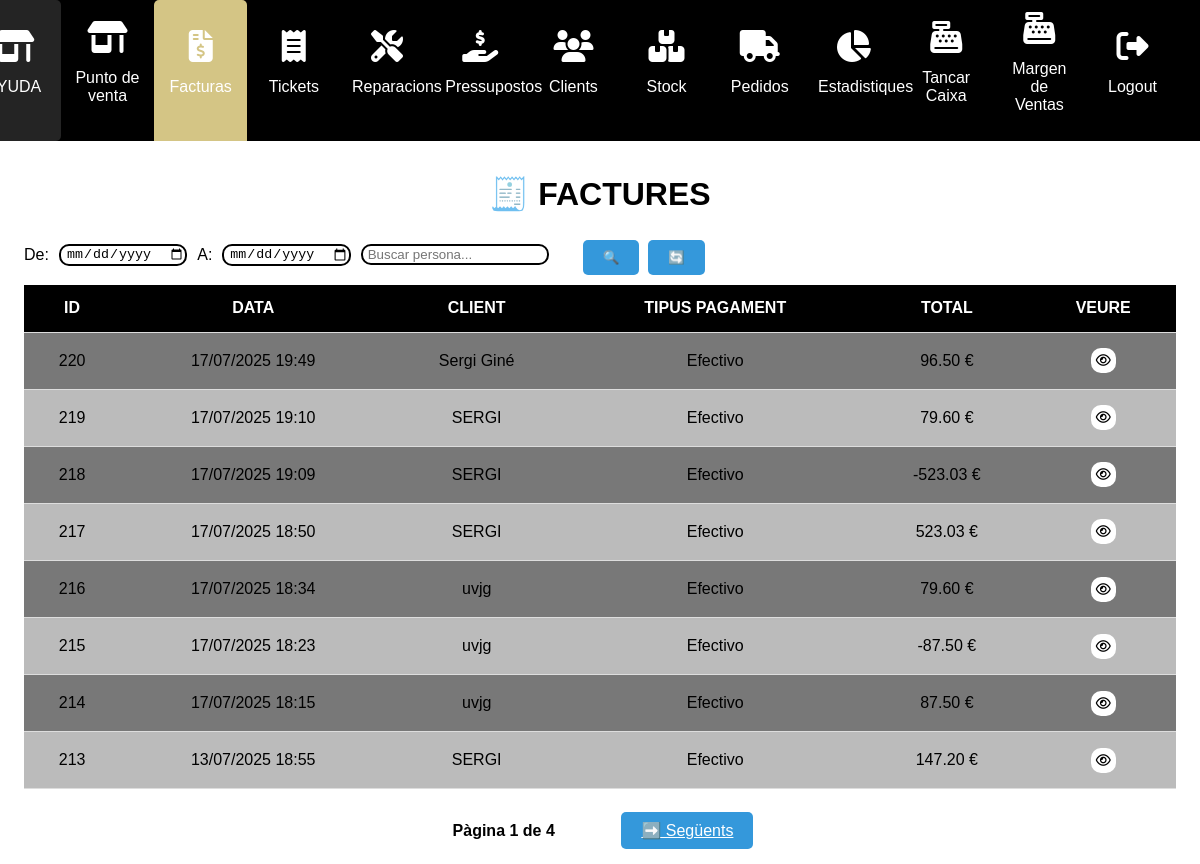
Page /facturas/ (signed in) on the earlier database version.
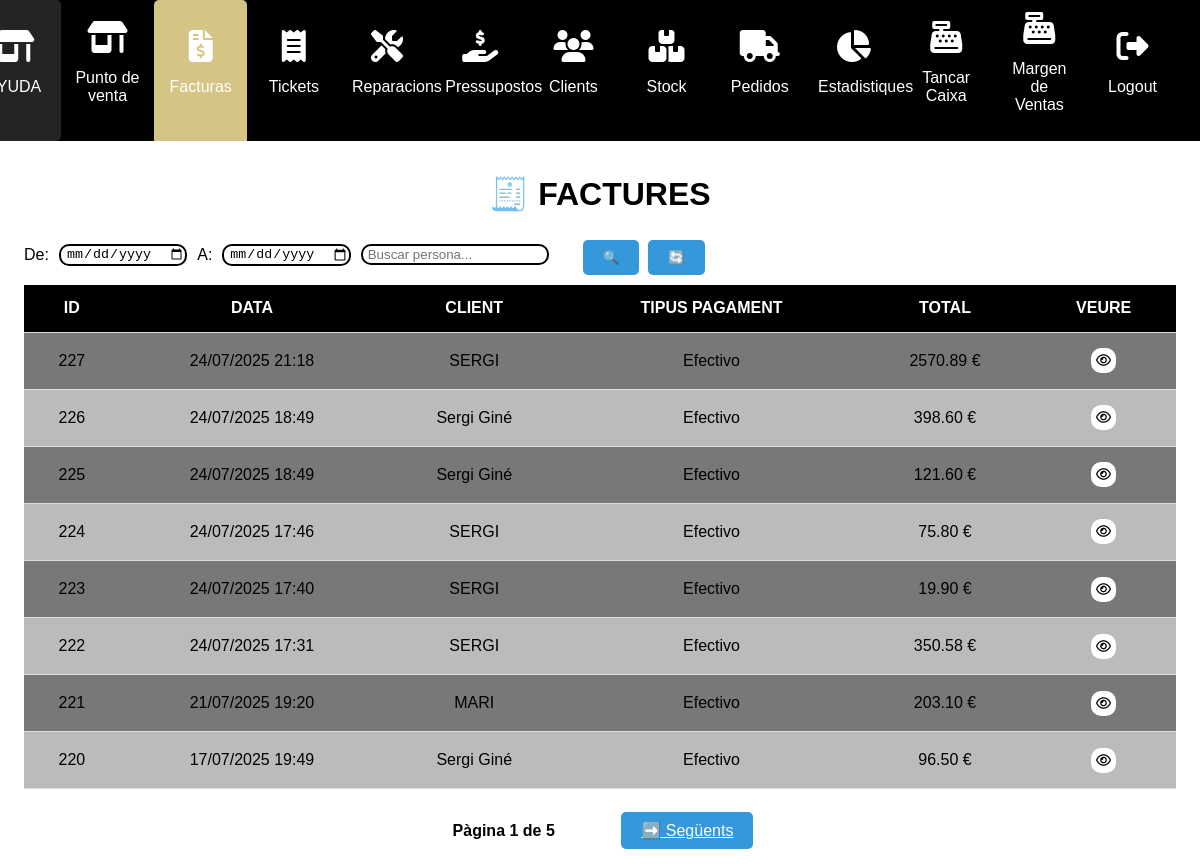
Same page on the later database version.
### myapp/models.py (models this page shows)
class Facturas(models.Model):
    numero= models.IntegerField(default=1)
    persona_id=models.IntegerField()
    date=models.DateTimeField()
    METODO_PAGO_CHOICES = [
        ('Efectivo', 'Efectivo'),
        ('Targeta', 'Tarjeta'),
    ]
    metodo_pago = models.CharField(max_length=20, choices=METODO_PAGO_CHOICES, default='Efectivo')
    total= models.DecimalField(max_digits=9999999, decimal_places=2)
    abono=models.CharField(max_length=10, default=" ")
    procedencia=models.CharField(max_length=30, default=" ")
    taula_id_procedencia=models.IntegerField(default=0)

### myapp/views.py (the view, shortened to what this page needs)
# urls.py: path("facturas/", views.facturas, name="facturas"),
@login_required
def facturas(request):
    data_inici = request.GET.get('data_inicio')
    data_fi = request.GET.get('data_fi')
    search = request.GET.get('search')
    factures_queryset = Facturas.objects.all().order_by('-date')
    if search:
        personas_nom = Persona.objects.filter(nombre__icontains=search)
        personas_tel = Persona.objects.filter(telefono__icontains=search)
        personas = personas_nom | personas_tel
        factures_queryset = factures_queryset.filter(persona_id__in=personas.values_list('id', flat=True))
    page_number = request.GET.get('page', 1)
    paginator = Paginator(factures_queryset, 8)
    page = paginator.get_page(page_number)
    for factura in page:
        try:
            factura.persona_id = Persona.objects.get(id=factura.persona_id).nombre
        except Persona.DoesNotExist:
            factura.persona_id = "Desconegut"
    return render(request, "facturas.html", {
        "facturas": page,
        "data_inicio": data_inici or '',
        "data_fi": data_fi or '',
        "search": search or ''
    })

### myapp/templates/facturas.html (shortened to what this page needs)
  {% extends "layouts/base.html" %}
{% load static %}
{% block content %}
<div class="main-content">
   <h1>🧾 FACTURES</h1>
  <div class="products-section" id="barra-dies">
               <div style="display: flex; align-items: center; gap: 10px; margin-bottom: 10px;">
  <form method="get" style="display: flex; align-items: center; gap: 10px; margin: 0;">
    <label for="data-inicio">De:</label>
    <input type="date" id="data-inicio" name="data_inicio" value="{{ data_inicio }}">
    <label for="data-fin">A:</label>
    <input type="date" id="data-fin" name="data_fi" value="{{ data_fi }}">
    <input type="text" name="search" value="{{ search }}" placeholder="Buscar persona...">
    <button type="submit" class="blue-button">🔍</button>
  </form>
  <form method="get" style="margin: 0; margin-left: 10px;">
    <button type="submit" class="blue-button">🔄</button>
  </form>
</div>
        </div>
  <form method="post">
    <table class="taula-general">
      <thead>
        <tr>
          <th>ID</th>
          <th>DATA</th>
          <th>CLIENT</th>
          <th>TIPUS PAGAMENT</th>
          <th>TOTAL</th>
          <th>VEURE</th>
        </tr>
      </thead>
      <tbody>
        {% for factura in facturas %}
        <tr>
          <td>{{ factura.id }}</td>
          <td>{{ factura.date|date:"d/m/Y H:i" }}</td>
          <td>{{ factura.persona_id }}</td>
          <td>{{ factura.metodo_pago }}</td>
          <td>{{ factura.total }} €</td>
          <td>
            <button type="button" class="popup-trigger" data-factura-id="{{ factura.id }}">
              <i class="fa-regular fa-eye"></i>
            </button>
          </td>
        </tr>
        {% endfor %}
      </tbody>
    </table>
    <div style="text-align: center; margin-top: 2rem;">
  <span style="margin: 0 1rem; font-weight: bold;">
    Pàgina {{ facturas.number }} de {{ facturas.paginator.num_pages }}
  </span>
  {% if facturas.has_next %}
    <a href="?page={{ facturas.next_page_number }}" class="blue-button">➡️ Següents</a>
  {% endif %}
</div>
  </form>
</div>
{% endblock %}

Differences in the rows shown:
no longer on this page (row unchanged): Facturas: id "219", date "17/07/2025 19:10", persona_id "SERGI", metodo_pago "Efectivo", total "79.60"
no longer on this page (row unchanged): Facturas: id "218", date "17/07/2025 19:09", persona_id "SERGI", metodo_pago "Efectivo", total "-523.03"
no longer on this page (row unchanged): Facturas: id "217", date "17/07/2025 18:50", persona_id "SERGI", metodo_pago "Efectivo", total "523.03"
no longer on this page (row unchanged): Facturas: id "216", date "17/07/2025 18:34", persona_id "uvjg", metodo_pago "Efectivo", total "79.60"
no longer on this page (row unchanged): Facturas: id "215", date "17/07/2025 18:23", persona_id "uvjg", metodo_pago "Efectivo", total "-87.50"
no longer on this page (row unchanged): Facturas: id "214", date "17/07/2025 18:15", persona_id "uvjg", metodo_pago "Efectivo", total "87.50"
no longer on this page (row unchanged): Facturas: id "213", date "13/07/2025 18:55", persona_id "SERGI", metodo_pago "Efectivo", total "147.20"
added Facturas: id "227", date "24/07/2025 21:18", persona_id "SERGI", metodo_pago "Efectivo", total "2570.89"
added Facturas: id "226", date "24/07/2025 18:49", persona_id "Sergi Giné", metodo_pago "Efectivo", total "398.60"
added Facturas: id "225", date "24/07/2025 18:49", persona_id "Sergi Giné", metodo_pago "Efectivo", total "121.60"
added Facturas: id "224", date "24/07/2025 17:46", persona_id "SERGI", metodo_pago "Efectivo", total "75.80"
added Facturas: id "223", date "24/07/2025 17:40", persona_id "SERGI", metodo_pago "Efectivo", total "19.90"
added Facturas: id "222", date "24/07/2025 17:31", persona_id "SERGI", metodo_pago "Efectivo", total "350.58"
added Facturas: id "221", date "21/07/2025 19:20", persona_id "MARI", metodo_pago "Efectivo", total "203.10"
Other differences:
{{ facturas.paginator.num_pages }}: "4" → "5"
